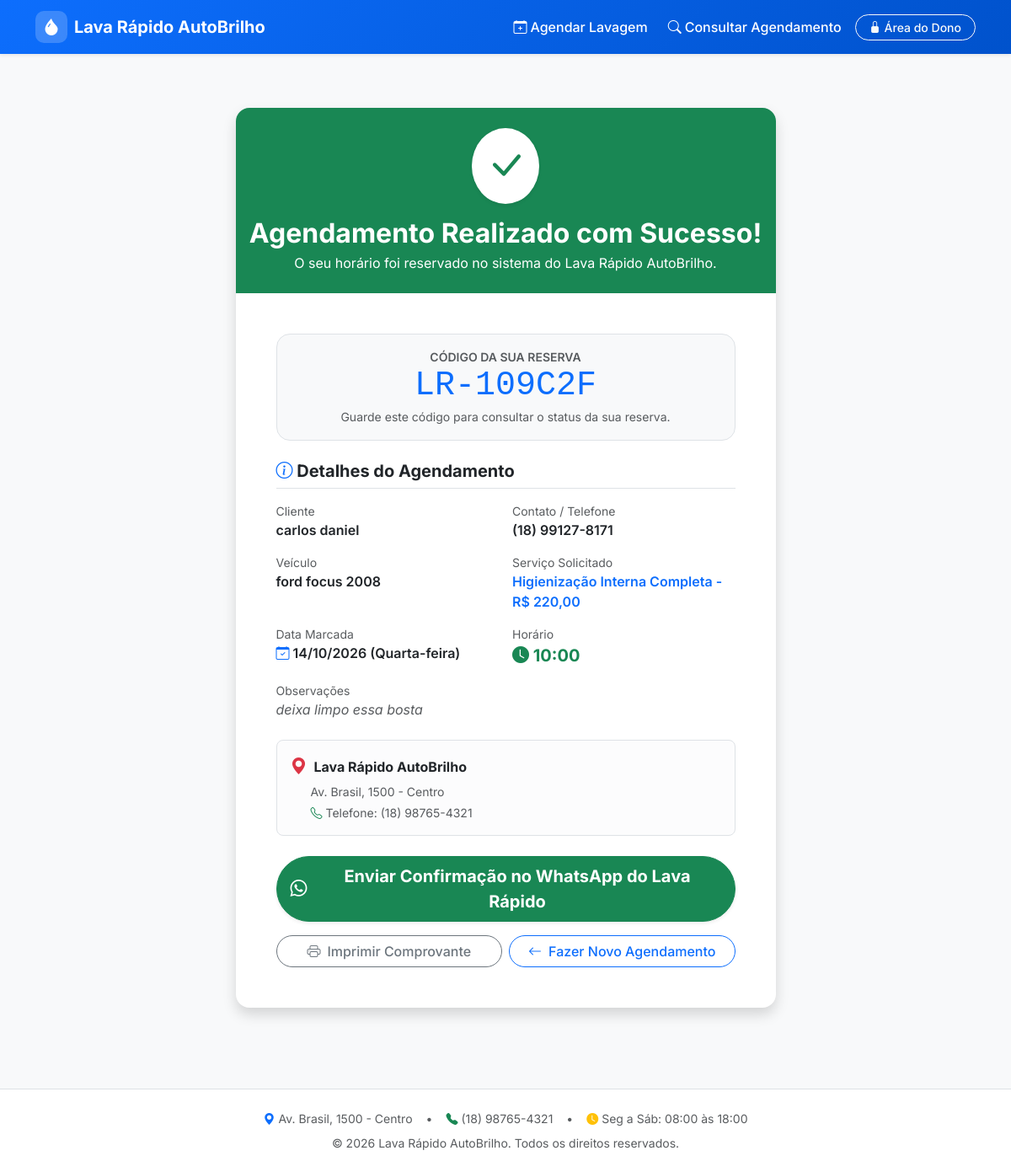
The app's page /sucesso/LR-109C2F/ with its own data.
### agendamentos/models.py (models this page shows, shortened)
class ConfiguracaoLavaRapido(models.Model):
    nome_empresa = models.CharField(max_length=120, default="Lava Rápido AutoBrilho", verbose_name="Nome do Lava Rápido")
    telefone = models.CharField(max_length=25, default="(11) 98765-4321", verbose_name="Telefone de Contato")
    whatsapp = models.CharField(max_length=20, default="5511987654321", verbose_name="WhatsApp (apenas números com DDD)")
    endereco = models.CharField(max_length=255, default="Av. Brasil, 1500 - Centro", verbose_name="Endereço")
    horario_abertura = models.TimeField(default=time(8, 0), verbose_name="Horário de Abertura")
    horario_fechamento = models.TimeField(default=time(18, 0), verbose_name="Horário de Fechamento")
    intervalo_minutos = models.PositiveIntegerField(default=45, verbose_name="Intervalo entre Horários (minutos)")
    vagas_simultaneas = models.PositiveIntegerField(default=2, verbose_name="Vagas Simultâneas (Capacidade)")
    dias_funcionamento = models.CharField(
        max_length=50,
        default="0,1,2,3,4,5",
        verbose_name="Dias de Funcionamento (0=Seg até 6=Dom)",
        help_text="Separados por vírgula. Ex: 0,1,2,3,4,5 para Segunda a Sábado"
    )
    pausa_almoco_inicio = models.TimeField(null=True, blank=True, default=time(12, 0), verbose_name="Início Almoço")
    pausa_almoco_fim = models.TimeField(null=True, blank=True, default=time(13, 0), verbose_name="Fim Almoço")
    cidade = models.CharField(max_length=100, default="São Paulo - SP", verbose_name="Cidade")
    latitude = models.FloatField(default=-23.5505, verbose_name="Latitude (para Previsão do Tempo)")
    longitude = models.FloatField(default=-46.6333, verbose_name="Longitude (para Previsão do Tempo)")
    class Meta:
        verbose_name = "Configuração do Lava Rápido"
        verbose_name_plural = "Configurações do Lava Rápido"
    @classmethod
    def get_config(cls):
        config, _ = cls.objects.get_or_create(id=1)
        return config

class Agendamento(models.Model):
    STATUS_CHOICES = [
        ('pendente', 'Pendente'),
        ('confirmado', 'Confirmado'),
        ('concluido', 'Concluído'),
        ('cancelado', 'Cancelado'),
    ]
    codigo = models.CharField(max_length=12, unique=True, editable=False, verbose_name="Código da Reserva")
    nome_cliente = models.CharField(max_length=120, verbose_name="Nome Completo")
    telefone_cliente = models.CharField(max_length=25, verbose_name="Contato / WhatsApp")
    modelo_carro = models.CharField(max_length=100, verbose_name="Modelo do Carro")
    placa_carro = models.CharField(max_length=15, blank=True, verbose_name="Placa do Carro")
    servico = models.ForeignKey(
        Servico,
        on_delete=models.SET_NULL,
        null=True,
        blank=True,
        related_name="agendamentos",
        verbose_name="Serviço"
    )
    data = models.DateField(verbose_name="Data do Agendamento")
    horario = models.TimeField(verbose_name="Horário")
    status = models.CharField(
        max_length=20,
        choices=STATUS_CHOICES,
        default='pendente',
        verbose_name="Status"
    )
    observacoes = models.TextField(blank=True, verbose_name="Observações do Cliente")
    criado_em = models.DateTimeField(auto_now_add=True, verbose_name="Criado em")
    atualizado_em = models.DateTimeField(auto_now=True, verbose_name="Atualizado em")
    class Meta:
        verbose_name = "Agendamento"
        verbose_name_plural = "Agendamentos"
        ordering = ['data', 'horario']

class Servico(models.Model):
    nome = models.CharField(max_length=100, verbose_name="Nome do Serviço")
    descricao = models.TextField(blank=True, verbose_name="Descrição")
    preco = models.DecimalField(max_digits=8, decimal_places=2, verbose_name="Preço (R$)")
    duracao_minutos = models.PositiveIntegerField(default=45, verbose_name="Duração (min)")
    icone = models.CharField(max_length=50, default='bi-droplet-half', verbose_name="Ícone (Bootstrap Icons)")
    ativo = models.BooleanField(default=True, verbose_name="Ativo")
    ordem = models.PositiveIntegerField(default=0, verbose_name="Ordem de Exibição")
    class Meta:
        verbose_name = "Serviço"
        verbose_name_plural = "Serviços"
        ordering = ['ordem', 'preco']

### agendamentos/views.py (the view)
# urls.py: path('sucesso/<str:codigo>/', views.sucesso_agendamento, name='sucesso_agendamento'),
def sucesso_agendamento(request, codigo):
    agendamento = get_object_or_404(Agendamento, codigo=codigo)
    config = ConfiguracaoLavaRapido.get_config()
    msg_zap = (
        f"Olá, fiz o agendamento no {config.nome_empresa}!\n"
        f"📋 Código: {agendamento.codigo}\n"
        f"👤 Nome: {agendamento.nome_cliente}\n"
        f"🚗 Carro: {agendamento.modelo_carro}\n"
        f"📅 Data: {agendamento.data.strftime('%d/%m/%Y')} às {agendamento.horario.strftime('%H:%M')}\n"
        f"💧 Serviço: {agendamento.servico.nome if agendamento.servico else 'Geral'}"
    )
    import urllib.parse
    zap_url = f"https://wa.me/{config.whatsapp}?text={urllib.parse.quote(msg_zap)}"
    context = {
        'agendamento': agendamento,
        'config': config,
        'zap_url': zap_url,
    }
    return render(request, 'agendamentos/sucesso.html', context)

### agendamentos/templates/agendamentos/sucesso.html (shortened to what this page needs)
{% extends "base.html" %}
{% block content %}
<div class="container py-5">
    <div class="row justify-content-center">
        <div class="col-lg-7 col-md-9">
            <div class="card border-0 shadow rounded-4 overflow-hidden text-center">
                <div class="bg-success text-white py-4 px-3">
                    <div class="rounded-circle bg-white text-success d-inline-flex p-3 shadow-sm mb-3">
                        <i class="bi bi-check-lg display-5 fw-bold"></i>
                    </div>
                    <h2 class="fw-bold mb-1">Agendamento Realizado com Sucesso!</h2>
                    <p class="mb-0 opacity-90">O seu horário foi reservado no sistema do {{ config.nome_empresa }}.</p>
                </div>
                <div class="card-body p-4 p-md-5 text-start">
                    <div class="text-center mb-4 p-3 bg-light rounded-4 border border-dashed">
                        <span class="text-muted small text-uppercase fw-semibold d-block">Código da Sua Reserva</span>
                        <h1 class="display-6 fw-extrabold text-primary mb-0 letter-spacing-1 font-monospace">
                            {{ agendamento.codigo }}
                        </h1>
                        <small class="text-muted">Guarde este código para consultar o status da sua reserva.</small>
                    </div>
                    <h5 class="fw-bold mb-3 border-bottom pb-2">
                        <i class="bi bi-info-circle text-primary"></i> Detalhes do Agendamento
                    </h5>
                    <div class="row g-3 mb-4">
                        <div class="col-sm-6">
                            <span class="text-muted small d-block">Cliente</span>
                            <span class="fw-semibold fs-6">{{ agendamento.nome_cliente }}</span>
                        </div>
                        <div class="col-sm-6">
                            <span class="text-muted small d-block">Contato / Telefone</span>
                            <span class="fw-semibold fs-6">{{ agendamento.telefone_cliente }}</span>
                        </div>
                        <div class="col-sm-6">
                            <span class="text-muted small d-block">Veículo</span>
                            <span class="fw-semibold fs-6">
                                {{ agendamento.modelo_carro }}
                            </span>
                        </div>
                        <div class="col-sm-6">
                            <span class="text-muted small d-block">Serviço Solicitado</span>
                            <span class="fw-semibold fs-6 text-primary">
                                {{ agendamento.servico.nome|default:"Lavagem Padrão" }}
                                {% if agendamento.servico %}
                                    - R$ {{ agendamento.servico.preco|floatformat:2 }}
                                {% endif %}
                            </span>
                        </div>
                        <div class="col-sm-6">
                            <span class="text-muted small d-block">Data Marcada</span>
                            <span class="fw-semibold fs-6">
                                <i class="bi bi-calendar-check text-primary"></i> {{ agendamento.data|date:"d/m/Y (l)" }}
                            </span>
                        </div>
                        <div class="col-sm-6">
                            <span class="text-muted small d-block">Horário</span>
                            <span class="fw-bold fs-5 text-success">
                                <i class="bi bi-clock-fill"></i> {{ agendamento.horario|time:"H:i" }}
                            </span>
                        </div>
                        {% if agendamento.observacoes %}
                            <div class="col-12">
                                <span class="text-muted small d-block">Observações</span>
                                <span class="fst-italic text-muted">{{ agendamento.observacoes }}</span>
                            </div>
                        {% endif %}
                    </div>
                    <div class="alert alert-light border rounded-3 p-3 mb-4">
                        <div class="d-flex align-items-center gap-2 mb-1">
                            <i class="bi bi-geo-alt-fill text-danger fs-5"></i>
                            <strong class="text-dark">{{ config.nome_empresa }}</strong>
                        </div>
                        <p class="mb-1 text-muted small ps-4">{{ config.endereco }}</p>
                        <p class="mb-0 text-muted small ps-4">
                            <i class="bi bi-telephone text-success"></i> Telefone: {{ config.telefone }}
                        </p>
                    </div>
                    <div class="d-grid gap-2">
                        <a href="{{ zap_url }}" target="_blank" class="btn btn-success btn-lg fw-bold rounded-pill shadow-sm d-flex align-items-center justify-content-center gap-2">
                            <i class="bi bi-whatsapp fs-5"></i> Enviar Confirmação no WhatsApp do Lava Rápido
                        </a>
                        <div class="d-flex gap-2 mt-2">
                            <button onclick="window.print()" class="btn btn-outline-secondary w-50 rounded-pill fw-medium d-flex align-items-center justify-content-center gap-2">
                                <i class="bi bi-printer"></i> Imprimir Comprovante
                            </button>
                            <a href="{% url 'home' %}" class="btn btn-outline-primary w-50 rounded-pill fw-medium d-flex align-items-center justify-content-center gap-2">
                                <i class="bi bi-arrow-left"></i> Fazer Novo Agendamento
                            </a>
                        </div>
                    </div>
                </div>
            </div>
        </div>
    </div>
</div>
{% endblock %}

### agendamentos/templates/base.html (shortened to what this page needs)
<!DOCTYPE html>
<html lang="pt-BR">
<head>
    <link href="https://cdn.jsdelivr.net/npm/bootstrap@5.3.3/dist/css/bootstrap.min.css" rel="stylesheet">
    <link href="https://cdn.jsdelivr.net/npm/bootstrap-icons@1.11.3/font/bootstrap-icons.min.css" rel="stylesheet">
    <link rel="stylesheet" href="/static/css/custom.css">
</head>
<body class="bg-light d-flex flex-column min-vh-100">
    <nav class="navbar navbar-expand-lg navbar-dark bg-primary sticky-top shadow-sm main-navbar">
        <div class="container">
            <a class="navbar-brand d-flex align-items-center gap-2 fw-bold" href="{% url 'home' %}">
                <span class="brand-icon d-flex align-items-center justify-content-center">
                    <i class="bi bi-droplet-fill"></i>
                </span>
                <span>{{ config.nome_empresa|default:"AutoBrilho Lava Rápido" }}</span>
            </a>
            <div class="collapse navbar-collapse" id="navbarContent">
                <ul class="navbar-nav ms-auto align-items-lg-center gap-2 mt-2 mt-lg-0">
                    <li class="nav-item">
                        <a class="nav-link text-white fw-medium d-flex align-items-center gap-1" href="{% url 'home' %}">
                            <i class="bi bi-calendar-plus"></i> Agendar Lavagem
                        </a>
                    </li>
                    <li class="nav-item">
                        <button class="nav-link btn btn-link text-white fw-medium d-flex align-items-center gap-1 border-0" data-bs-toggle="modal" data-bs-target="#modalConsultarAgendamento">
                            <i class="bi bi-search"></i> Consultar Agendamento
                        </button>
                    </li>
                    {% if user.is_authenticated %}
                        <li class="nav-item dropdown">
                            <a class="nav-link dropdown-toggle btn btn-light text-primary px-3 py-1 rounded-pill fw-semibold d-flex align-items-center gap-2" href="#" role="button" data-bs-toggle="dropdown" aria-expanded="false">
                                <i class="bi bi-person-circle"></i> Painel do Dono
                            </a>
                            <ul class="dropdown-menu dropdown-menu-end shadow border-0 rounded-3">
                                <li>
                                    <a class="dropdown-item d-flex align-items-center gap-2" href="{% url 'dashboard' %}">
                                        <i class="bi bi-speedometer2 text-primary"></i> Painel Geral
                                    </a>
                                </li>
                                <li>
                                    <a class="dropdown-item d-flex align-items-center gap-2" href="{% url 'servicos' %}">
                                        <i class="bi bi-stars text-warning"></i> Gerenciar Serviços
                                    </a>
                                </li>
                                <li>
                                    <a class="dropdown-item d-flex align-items-center gap-2" href="{% url 'configuracoes' %}">
                                        <i class="bi bi-gear text-secondary"></i> Configurações
                                    </a>
                                </li>
                                <li><hr class="dropdown-divider"></li>
                                <li>
                                    <a class="dropdown-item d-flex align-items-center gap-2 text-danger" href="{% url 'logout' %}">
                                        <i class="bi bi-box-arrow-right"></i> Sair
                                    </a>
                                </li>
                            </ul>
                        </li>
                    {% else %}
                        <li class="nav-item">
                            <a class="btn btn-outline-light btn-sm rounded-pill px-3 fw-medium d-flex align-items-center gap-1" href="{% url 'login' %}">
                                <i class="bi bi-lock-fill"></i> Área do Dono
                            </a>
                        </li>
                    {% endif %}
                </ul>
            </div>
        </div>
    </nav>
    <main class="flex-grow-1">
        {% block content %}{% endblock %}
    </main>
    <footer class="bg-white border-top py-4 mt-5">
        <div class="container text-center text-muted small">
            <div class="d-flex flex-wrap justify-content-center align-items-center gap-3 mb-2">
                <span class="d-flex align-items-center gap-1">
                    <i class="bi bi-geo-alt-fill text-primary"></i> {{ config.endereco|default:"Endereço não cadastrado" }}
                </span>
                <span>•</span>
                <span class="d-flex align-items-center gap-1">
                    <i class="bi bi-telephone-fill text-success"></i> {{ config.telefone|default:"(11) 98765-4321" }}
                </span>
                <span>•</span>
                <span class="d-flex align-items-center gap-1">
                    <i class="bi bi-clock-fill text-warning"></i> Seg a Sáb: {{ config.horario_abertura|time:"H:i" }} às {{ config.horario_fechamento|time:"H:i" }}
                </span>
            </div>
            <p class="mb-0">© 2026 {{ config.nome_empresa|default:"AutoBrilho Lava Rápido" }}. Todos os direitos reservados.</p>
        </div>
    </footer>
</body>
</html>

### records on screen
ConfiguracaoLavaRapido: nome_empresa "Lava Rápido AutoBrilho", endereco "Av. Brasil, 1500 - Centro", telefone "(18) 98765-4321", horario_abertura "08:00", horario_fechamento "18:00"
Agendamento: codigo "LR-109C2F", nome_cliente "carlos daniel", telefone_cliente "(18) 99127-8171", modelo_carro "ford focus 2008", servico.nome "Higienização Interna Completa", servico.preco "220,00", data "14/10/2026 (Quarta-feira)", horario "10:00", observacoes "deixa limpo essa bosta"
